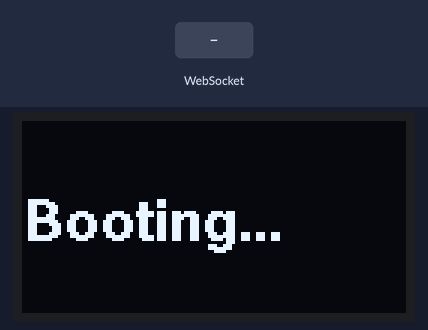
This sketch was run on a simulated ESP32. Shown: 128×64 one-colour display. The inputs (shaded band) are chosen by the test bench. WiFi joins after 1.5 s; servers stay silent unless stated; what the sketch prints to the serial monitor is not drawn.

Above: at 9.1 s.
At 11.7 s:
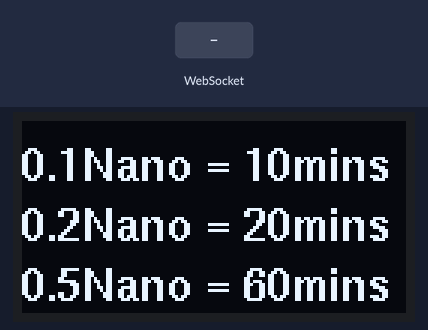
11.8 s: WebSocket text "0" received
At 11.83 s:
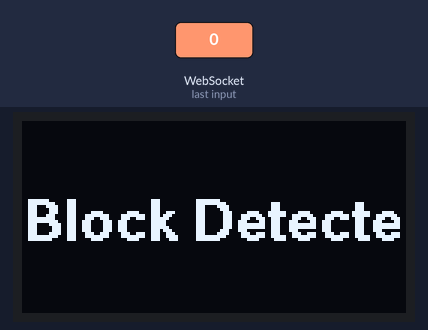
At 12.4 s:
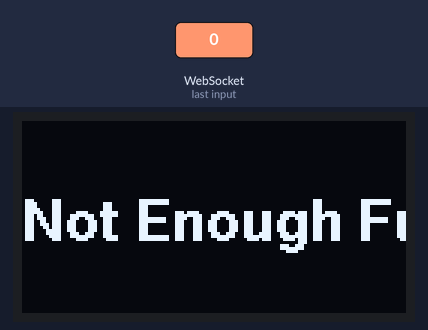
13.3 s: WebSocket text "5" received
Timing chart, 0 to 16.3 s (numbered marks = the images above; inputs shaded):
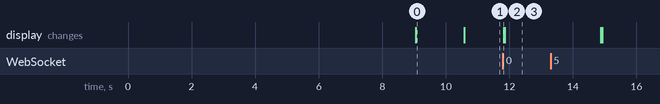

The sketch:

arduino_esp32.ino
```cpp
/*
 * Example of Nano Callback Server Interface
 * Creates a USB charger, pay for charging with Nano
 * 0.1Nano = 10mins
 * 0.2Nano = 20mins
 * 0.5Nano = 60mins
 *
 * Based originally on
 * WebSocketClient.ino
 *
 *  Created on: 24.05.2015
 *
 */

#include <Arduino.h>

#include <WiFi.h>
#include <WiFiMulti.h>
#include <WiFiClientSecure.h>
#include <ArduinoJson.h>
#include <WebSocketsClient.h>
#include <U8g2lib.h>
#include <Wire.h>

#define SSID_NAME ""
#define SSID_PASS ""
#define TRACKING_ADDRESS ""

WiFiMulti WiFiMulti;
WebSocketsClient webSocket;

StaticJsonDocument<200> doc;
StaticJsonDocument<1024> rx_doc;

//U8X8_SSD1306_128X64_NONAME_SW_I2C u8x8(/* clock=*/ 15, /* data=*/ 4, /* reset=*/ 16);
U8G2_SSD1306_128X64_NONAME_F_SW_I2C u8g2 (U8G2_R0,/* clock=*/ 15, /* data=*/ 4, /* reset=*/ 16);
uint64_t chipid;
int count = 0;

void hexdump(const void *mem, uint32_t len, uint8_t cols = 16) {
	const uint8_t* src = (const uint8_t*) mem;
	Serial.printf("\n[HEXDUMP] Address: 0x%08X len: 0x%X (%d)", (ptrdiff_t)src, len, len);
	for(uint32_t i = 0; i < len; i++) {
		if(i % cols == 0) {
			Serial.printf("\n[0x%08X] 0x%08X: ", (ptrdiff_t)src, i);
		}
		Serial.printf("%02X ", *src);
		src++;
	}
	Serial.printf("\n");
}

void webSocketEvent(WStype_t type, uint8_t * payload, size_t length) {


	switch(type) {
		case WStype_DISCONNECTED:
			Serial.printf("[WSc] Disconnected!\n");
			break;
		case WStype_CONNECTED:
			Serial.printf("[WSc] Connected to url: %s\n", payload);

	 		// send message to server when Connected

      doc["address"] = TRACKING_ADDRESS;
      doc["api_key"] = "0";
      char output[512];
      serializeJson(doc, output);
      Serial.println(output);
			webSocket.sendTXT(output);
			break;

		case WStype_TEXT:
    {
			Serial.printf("[WSc] get text: %s\n", payload);
      deserializeJson(rx_doc, payload);
      String block_amount = rx_doc["amount"];

      long int noughtPointone = 100000;
      long int noughtPointtwo = 200000;
      Serial.println(block_amount);

      //Convert to nano
      int lastIndex = block_amount.length() - 24;
      block_amount.remove(lastIndex);

      Serial.println(block_amount);

      u8g2.clearBuffer();
      u8g2.setFont(u8g2_font_helvB14_tf);
      u8g2.drawStr(0, 40, "Block Detected!");
      u8g2.sendBuffer();
      int count = 0;
      // Check amount
      if (block_amount.toInt() >= 100000){
        if (block_amount.toInt() >= 500000){
          count = 3600;
        }
        else if (block_amount.toInt() >= 200000){
          count = 1200;
        }
        else {
          count = 600;
        }
        // Turn on Switch
        pinMode(18, OUTPUT);
        digitalWrite(18, HIGH);
        //Start Timer
        char current_time[40];

        while(count > 0){
          int seconds;
          int minutes;

          seconds = count % 60;
          minutes = (count - seconds) / 60;

          sprintf(current_time, "%02d:%02d", minutes, seconds);
          u8g2.clearBuffer();
          u8g2.setFont(u8g2_font_helvB14_tf);
          u8g2.drawStr(30, 40, current_time);
          u8g2.sendBuffer();
          count--;
          delay(1000);
        }

        digitalWrite(18, LOW);
      }
      else {
        u8g2.clearBuffer();
        u8g2.setFont(u8g2_font_helvB14_tf);
        u8g2.drawStr(0, 40, "Not Enough Funds");
        u8g2.sendBuffer();
        delay(3000);
      }

      u8g2.clearBuffer();
      u8g2.setFont(u8g2_font_helvB10_tf);
      u8g2.drawStr(0, 20, "0.1Nano = 10mins");
      u8g2.drawStr(0, 40, "0.2Nano = 20mins");
      u8g2.drawStr(0, 60, "0.5Nano = 60mins");
      u8g2.sendBuffer();

			// send message to server
			// webSocket.sendTXT("message here");
			break;
    }
		case WStype_BIN:
			Serial.printf("[WSc] get binary length: %u\n", length);
			hexdump(payload, length);

			// send data to server
			// webSocket.sendBIN(payload, length);
			break;
		case WStype_ERROR:
		case WStype_FRAGMENT_TEXT_START:
		case WStype_FRAGMENT_BIN_START:
		case WStype_FRAGMENT:
		case WStype_FRAGMENT_FIN:
			break;
	}

}

void setup() {

	// Serial.begin(921600);
	Serial.begin(115200);

	//Serial.setDebugOutput(true);
	Serial.setDebugOutput(true);

	Serial.println();
	Serial.println();
	Serial.println();

  delay(5000);

	for(uint8_t t = 4; t > 0; t--) {
		Serial.printf("[SETUP] BOOT WAIT %d...\n", t);
		Serial.flush();
		delay(1000);
	}

  u8g2.begin();
  u8g2.setFont(u8g2_font_helvB14_tf);

  chipid=ESP.getEfuseMac();//The chip ID is essentially its MAC address(length: 6 bytes).
  Serial.printf("ESP32 Chip ID = %04X",(uint16_t)(chipid>>32));//print High 2 bytes
  Serial.printf("%08X\n",(uint32_t)chipid);//print Low 4bytes.

  u8g2.clearBuffer();
  u8g2.setFont(u8g2_font_helvB14_tf);
  u8g2.drawStr(0, 40, "Booting...");
  u8g2.sendBuffer();

	WiFiMulti.addAP(SSID_NAME, SSID_PASS);

	//WiFi.disconnect();
	while(WiFiMulti.run() != WL_CONNECTED) {
    Serial.println("WiFi not connected!");
		delay(100);
	}

  Serial.println("");
  Serial.println("WiFi connected");
  Serial.println("IP address: ");
  Serial.println(WiFi.localIP());

	// server address, port and URL
	webSocket.begin("yapraiwallet.space", 80, "/call");

	// event handler
	webSocket.onEvent(webSocketEvent);

	// try ever 5000 again if connection has failed
	webSocket.setReconnectInterval(5000);

  u8g2.clearBuffer();
  u8g2.setFont(u8g2_font_helvB10_tf);
  u8g2.drawStr(0, 20, "0.1Nano = 10mins");
  u8g2.drawStr(0, 40, "0.2Nano = 20mins");
  u8g2.drawStr(0, 60, "0.5Nano = 60mins");
  u8g2.sendBuffer();

}

void loop() {
  webSocket.loop();

}
```

Measured:
- after the input at 11.8 s, the display: changes at once (image 2)
- what the display in image 0 shows lasts 1.5 s, from 9.1 s to 10.6 s
